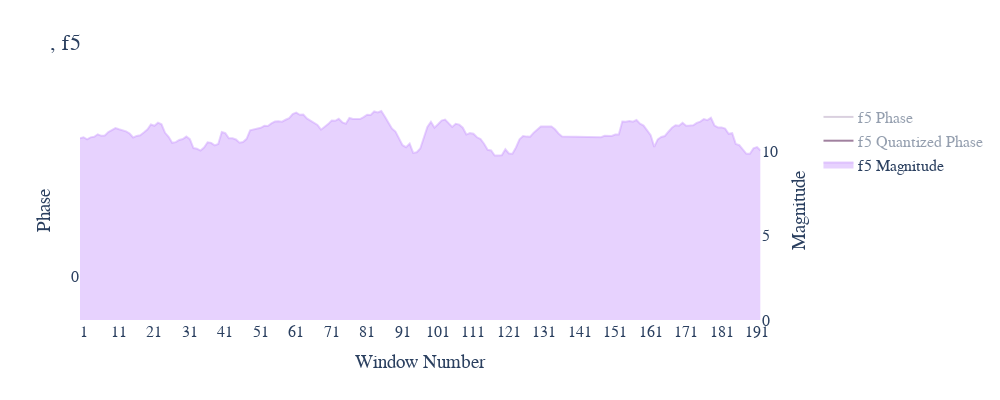

Notebook code for this chart:
### Code cell
Graph.individual_panorama(df=master_df, coefficient=5)

### Figure 1 — Plotly figure (JSON) as saved in the notebook; plotly's stock layout.template omitted (floating-point values rounded to 4 significant figures; data arrays with more than 128 entries replaced by an {"elided": "..."} marker saying what was removed)
{"data": [{"customdata": {"elided": "193 str values"}, "hovertemplate": "Measure Range: %{customdata} <br>Phase: %{y}<br>Original Array: %{text}", "line": {"color": "rgba(133,103,152,0.6)"}, "mode": "lines", "name": "f5 Phase", "text": {"elided": "193 str values"}, "type": "scatter", "visible": "legendonly", "xaxis": "x", "y": {"elided": "193 float values"}, "yaxis": "y"}, {"customdata": {"elided": "193 str values"}, "hovertemplate": "Measure Range: %{customdata} <br>Quantized Phase: %{y}<br>Original Array: %{text}", "line": {"color": "rgba(67,5,65,1)"}, "mode": "lines", "name": "f5 Quantized Phase", "text": {"elided": "193 str values"}, "type": "scatter", "visible": "legendonly", "xaxis": "x", "y": {"elided": "193 int values"}, "yaxis": "y"}, {"customdata": {"elided": "193 str values"}, "dy": 2, "fill": "tozeroy", "fillcolor": "rgba(196,142,253,0.4)", "hovertemplate": "Measure Range: %{customdata} <br>Magnitude: %{y}<br>Original Array: %{text}", "line": {"color": "rgba(196,142,253,0.4)"}, "mode": "lines", "name": "f5 Magnitude", "text": {"elided": "193 str values"}, "type": "scatter", "xaxis": "x", "y": {"elided": "193 float values"}, "y0": 0, "yaxis": "y2"}], "layout": {"autosize": false, "font": {"family": "Courier New, monospace", "size": 16}, "height": 400, "hoverlabel": {"font": {"size": 16}}, "plot_bgcolor": "rgb(255,255,255)", "title": {"text": ", f5"}, "width": 1000, "xaxis": {"anchor": "y", "domain": [0, 0.94], "dtick": 10, "showgrid": false, "tick0": 1, "title": {"text": "Window Number"}}, "yaxis": {"anchor": "x", "domain": [0, 1], "dtick": 30, "gridcolor": "rgb(222,222,222)", "nticks": 13, "showgrid": true, "tick0": -180, "title": {"text": "Phase"}}, "yaxis2": {"anchor": "x", "nticks": 6, "overlaying": "y", "showgrid": false, "side": "right", "title": {"text": "Magnitude"}}}}
